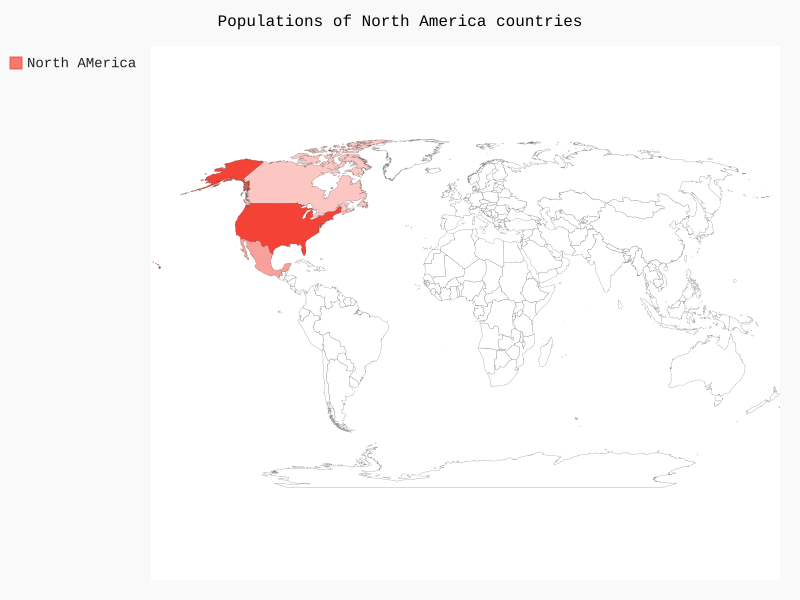

Recreate this plot in Python.
import pygal

wm = pygal.maps.world.World()
wm.title = "Populations of North America countries"
wm.add("North AMerica",{'ca': 34126000,'us': 309349000,'mx': 113423000})
wm.render_to_file("north_america.svg")
